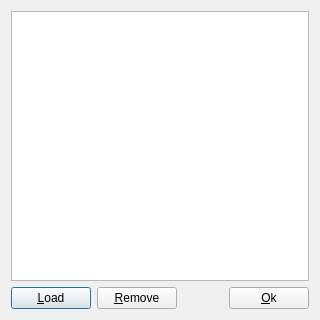
<?xml version="1.0" encoding="UTF-8"?>
<ui version="4.0">
 <class>ManageDialog</class>
 <widget class="QDialog" name="ManageDialog">
  <property name="geometry">
   <rect>
    <x>0</x>
    <y>0</y>
    <width>320</width>
    <height>320</height>
   </rect>
  </property>
  <property name="minimumSize">
   <size>
    <width>320</width>
    <height>320</height>
   </size>
  </property>
  <property name="maximumSize">
   <size>
    <width>320</width>
    <height>320</height>
   </size>
  </property>
  <property name="windowTitle">
   <string>Manage Accounts</string>
  </property>
  <layout class="QGridLayout" name="gridLayout">
   <item row="1" column="0">
    <layout class="QHBoxLayout" name="horizontalLayout">
     <item>
      <widget class="QPushButton" name="loadButton">
       <property name="text">
        <string>&amp;Load</string>
       </property>
      </widget>
     </item>
     <item>
      <widget class="QPushButton" name="removeButton">
       <property name="text">
        <string>&amp;Remove</string>
       </property>
      </widget>
     </item>
     <item>
      <spacer name="horizontalSpacer">
       <property name="orientation">
        <enum>Qt::Horizontal</enum>
       </property>
       <property name="sizeHint" stdset="0">
        <size>
         <width>40</width>
         <height>20</height>
        </size>
       </property>
      </spacer>
     </item>
     <item>
      <widget class="QPushButton" name="okButton">
       <property name="text">
        <string>&amp;Ok</string>
       </property>
      </widget>
     </item>
    </layout>
   </item>
   <item row="0" column="0">
    <widget class="QListWidget" name="accountList"/>
   </item>
  </layout>
 </widget>
 <resources/>
 <connections/>
</ui>
